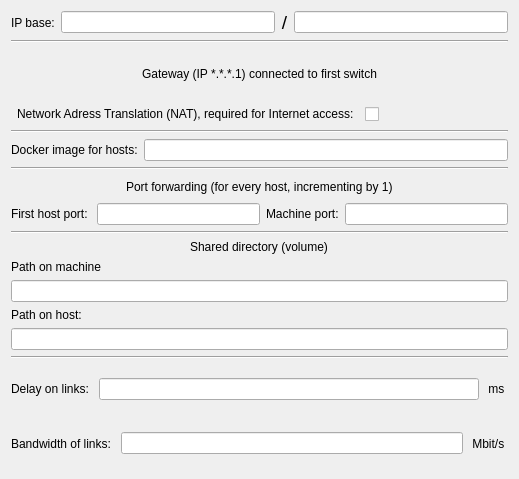
    <widget class="QWidget" name="scrollAreaWidgetContents_2">
     <property name="geometry">
      <rect>
       <x>0</x>
       <y>0</y>
       <width>519</width>
       <height>479</height>
      </rect>
     </property>
     <layout class="QVBoxLayout" name="verticalLayout_3">
      <item>
       <layout class="QHBoxLayout" name="horizontalLayout_2">
        <item>
         <widget class="QLabel" name="ipBaseLabel">
          <property name="text">
           <string>IP base:</string>
          </property>
         </widget>
        </item>
        <item>
         <widget class="QLineEdit" name="ipBaseLine"/>
        </item>
        <item>
         <widget class="QLabel" name="ipSlashLabel">
          <property name="font">
           <font>
            <pointsize>14</pointsize>
           </font>
          </property>
          <property name="text">
           <string>/</string>
          </property>
          <property name="alignment">
           <set>Qt::AlignCenter</set>
          </property>
         </widget>
        </item>
        <item>
         <widget class="QLineEdit" name="ipMaskLine"/>
        </item>
       </layout>
      </item>
      <item>
       <widget class="Line" name="line_7">
        <property name="orientation">
         <enum>Qt::Horizontal</enum>
        </property>
       </widget>
      </item>
      <item>
       <widget class="QLabel" name="label_5">
        <property name="text">
         <string>Gateway (IP *.*.*.1) connected to first switch</string>
        </property>
        <property name="alignment">
         <set>Qt::AlignCenter</set>
        </property>
       </widget>
      </item>
      <item alignment="Qt::AlignRight">
       <widget class="QCheckBox" name="natBox">
        <property name="layoutDirection">
         <enum>Qt::RightToLeft</enum>
        </property>
        <property name="text">
         <string>Network Adress Translation (NAT), required for Internet access:  </string>
        </property>
       </widget>
      </item>
      <item>
       <widget class="Line" name="line_2">
        <property name="orientation">
         <enum>Qt::Horizontal</enum>
        </property>
       </widget>
      </item>
      <item>
       <layout class="QHBoxLayout" name="horizontalLayout_4">
        <item>
         <widget class="QLabel" name="imageLabel">
          <property name="text">
           <string>Docker image for hosts:</string>
          </property>
         </widget>
        </item>
        <item>
         <widget class="QLineEdit" name="imageLine"/>
        </item>
       </layout>
      </item>
      <item>
       <widget class="Line" name="line_4">
        <property name="orientation">
         <enum>Qt::Horizontal</enum>
        </property>
       </widget>
      </item>
      <item>
       <layout class="QVBoxLayout" name="verticalLayout">
        <item alignment="Qt::AlignHCenter">
         <widget class="QLabel" name="portLabel">
          <property name="text">
           <string>Port forwarding (for every host, incrementing by 1)</string>
          </property>
         </widget>
        </item>
        <item>
         <layout class="QHBoxLayout" name="horizontalLayout_5">
          <item>
           <widget class="QLabel" name="hostPortLabel">
            <property name="text">
             <string>First host port: </string>
            </property>
           </widget>
          </item>
          <item>
           <widget class="QLineEdit" name="hostPortLine"/>
          </item>
          <item>
           <widget class="QLabel" name="machinePortLabel">
            <property name="text">
             <string>Machine port:</string>
            </property>
           </widget>
          </item>
          <item>
           <widget class="QLineEdit" name="machinePortLine"/>
          </item>
         </layout>
        </item>
       </layout>
      </item>
      <item>
       <widget class="Line" name="line_5">
        <property name="orientation">
         <enum>Qt::Horizontal</enum>
        </property>
       </widget>
      </item>
      <item>
       <layout class="QVBoxLayout" name="verticalLayout_2">
        <item alignment="Qt::AlignHCenter">
         <widget class="QLabel" name="directoryLabel">
          <property name="text">
           <string>Shared directory (volume)</string>
          </property>
         </widget>
        </item>
        <item>
         <layout class="QVBoxLayout" name="verticalLayout_4">
          <item>
           <widget class="QLabel" name="machinePathLabel">
            <property name="text">
             <string>Path on machine</string>
            </property>
           </widget>
          </item>
          <item>
           <widget class="QLineEdit" name="machinePathLine"/>
          </item>
          <item>
           <widget class="QLabel" name="hostPathLabel">
            <property name="text">
             <string>Path on host: </string>
            </property>
           </widget>
          </item>
          <item>
           <widget class="QLineEdit" name="hostPathLine"/>
          </item>
         </layout>
        </item>
       </layout>
      </item>
      <item>
       <widget class="Line" name="line_6">
        <property name="orientation">
         <enum>Qt::Horizontal</enum>
        </property>
       </widget>
      </item>
      <item>
       <layout class="QHBoxLayout" name="horizontalLayout_8">
        <item>
         <widget class="QLabel" name="delayLabel">
          <property name="text">
           <string>Delay on links: </string>
          </property>
         </widget>
        </item>
        <item>
         <widget class="QLineEdit" name="delayLine"/>
        </item>
        <item>
         <widget class="QLabel" name="secondsLabel">
          <property name="text">
           <string> ms </string>
          </property>
         </widget>
        </item>
       </layout>
      </item>
      <item>
       <layout class="QHBoxLayout" name="horizontalLayout_7">
        <item>
         <widget class="QLabel" name="bandwithLabel">
          <property name="text">
           <string>Bandwidth of links: </string>
          </property>
         </widget>
        </item>
        <item>
         <widget class="QLineEdit" name="bandwithLine"/>
        </item>
        <item>
         <widget class="QLabel" name="bitsLabel">
          <property name="text">
           <string> Mbit/s </string>
          </property>
         </widget>
        </item>
       </layout>
      </item>
     </layout>
    </widget>
